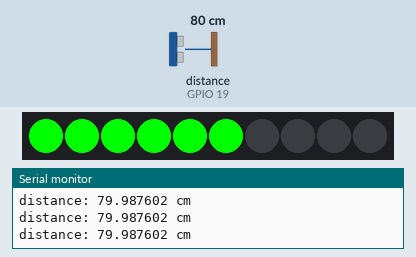
A sketch run on a simulated ESP32. Shown: 10 RGB LEDs in strip order, left to right, the last lines printed to the serial monitor. Wiring (inferred from the names in the program): ultrasonic range finder: trigger GPIO 18; echo GPIO 19. The inputs (shaded band) are chosen by the test bench; at power-on: distance to the obstacle (sensor on GPIO 19) 80 cm. The echo pulse lasts 58.3 µs per cm; WiFi joins after 1.5 s; servers stay silent unless stated.

Above: at 2.7 s.
2.8 s: distance to the obstacle (sensor on GPIO 19) set to 2 cm
At 3.26 s:
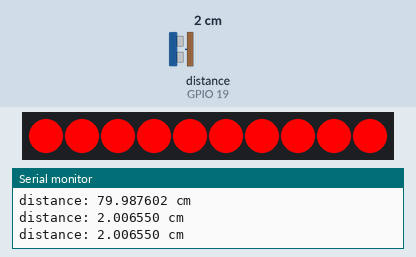
5.8 s: distance to the obstacle (sensor on GPIO 19) set to 35 cm
At 7.1 s:
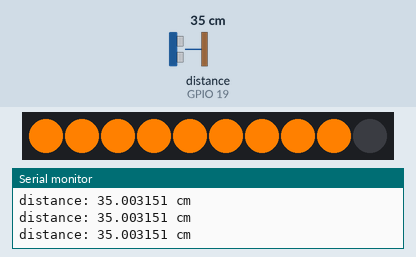
7.4 s: distance to the obstacle (sensor on GPIO 19) set to 250 cm
At 8.7 s:
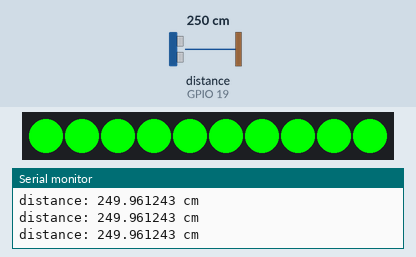
9.1 s: distance to the obstacle (sensor on GPIO 19) set to 4 cm
At 9.41 s:
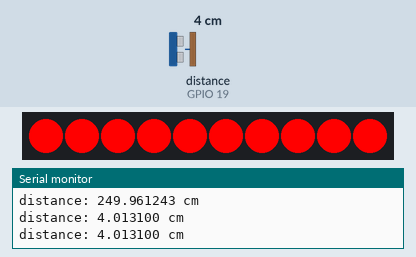
11.6 s: distance to the obstacle (sensor on GPIO 19) set to 299 cm
At 12.9 s:
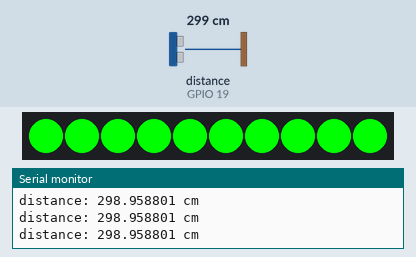
Timing chart, 0 to 14.6 s (numbered marks = the images above; inputs shaded):
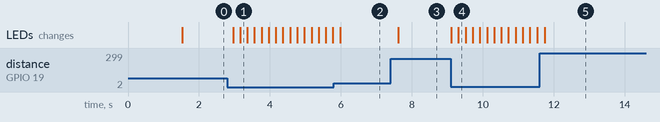

The sketch:

parking-sensor.ino
```cpp
#include <stdio.h>
#include <WiFi.h>
#include <ArduinoOTA.h>
#include <ParkingSensor.h>
#include <Adafruit_NeoPixel.h>

#ifndef WIFI_SSID
#define WIFI_SSID "changeme"
#endif
#ifndef WIFI_PASSWORD
#define WIFI_PASSWORD "changeme"
#endif
#ifndef WIFI_HOSTNAME
#define WIFI_HOSTNAME "changeme"
#endif

const char* ssid = WIFI_SSID;
const char* password = WIFI_PASSWORD;
const char* hostname = WIFI_HOSTNAME;

#define PIN_TRIG 18 // SonicSensor Trigger
#define PIN_ECHO 19 // SonicSensor Echo

#define PIN_SIGNAL 25 // LED Signal
#define NUMPIXELS 10 // LED Count
#define MINBRIGHT 1 // LED Minimum Brightness
#define MAXBRIGHT 100 // LED Maximum Brightness

#define MAX_DISTANCE 200.0  // cm
#define ORANGE_DISTANCE 50.0
#define RED_DISTANCE 30.0
#define STOP_DISTANCE 20.0

// create the light strip object
Adafruit_NeoPixel Lightstrip(NUMPIXELS, PIN_SIGNAL, NEO_GRB + NEO_KHZ800);

// State for inactivity and animation
float lastDistance = -1;
unsigned long lastChangeTime = 0;
const float DISTANCE_MARGIN = 5.0; // cm
const unsigned long INACTIVITY_TIMEOUT = 16000; // 16 seconds in ms
bool lightsOn = true;

// Handle is the "main" loop logic that is executed.
void handle() {
  float distance = getDistanceCM([&]() {
    digitalWrite(PIN_TRIG, LOW);
    delayMicroseconds(2);
    digitalWrite(PIN_TRIG, HIGH);
    delayMicroseconds(10);
    digitalWrite(PIN_TRIG, LOW);
    return pulseIn(PIN_ECHO, HIGH, 60000UL); // 60ms = ~1029cm
  });
  if (distance < 0) {
    Serial.println("no echo (out of range)");
    return;
  }

  unsigned long now = millis();

  // Animate parking bar based on distance
  static bool flashState = false;
  animateParkingBar(Lightstrip, distance, MAX_DISTANCE, STOP_DISTANCE, ORANGE_DISTANCE, RED_DISTANCE, flashState);

  if (lastDistance < 0 || fabs(distance - lastDistance) > DISTANCE_MARGIN) {
    lastChangeTime = now;
    lastDistance = distance;
    if (!lightsOn) {
      animateLightstripOn(Lightstrip, Lightstrip.Color(0, 0, 255)); // Blue sweep
      lightsOn = true;
    }
  } else if (lightsOn && (now - lastChangeTime > INACTIVITY_TIMEOUT)) {
    Lightstrip.clear();
    Lightstrip.show();
    lightsOn = false;
  }

  Serial.printf("distance: %f cm\n", distance);
}

void initWiFi() {
  Serial.print("\nConnecting to WiFi...");

  WiFi.mode(WIFI_STA);
  WiFi.config(INADDR_NONE, INADDR_NONE, INADDR_NONE, INADDR_NONE);
  WiFi.setHostname(hostname);

  WiFi.begin(ssid, password);
  while (WiFi.status() != WL_CONNECTED) {
    Serial.print('.');
    delay(250);
  }

  Serial.print(" WiFi connected!");
  Serial.print("\nESP32 IP Address: ");
  Serial.println(WiFi.localIP());
  Serial.print("ESP32 HostName: ");
  Serial.println(WiFi.getHostname());
  Serial.print("RRSI: ");
  Serial.println(WiFi.RSSI());
}

// initOTA initializes the Arduino OTA over WiFi process.
void initOTA() {
  Serial.print("\nInitializing Arduino OTA process...");

  ArduinoOTA.onStart([]() {
    String type;
    switch (ArduinoOTA.getCommand()) {
    case U_FLASH:
      type = "sketch";
    default:
      type = "filesystem";
      // Note: if updating SPIFFS this would be the place to unmount SPIFFS using SPIFFS.end()
    }
    Serial.println("Start updating " + type);
  });

  ArduinoOTA.onEnd([]() {
    Serial.println("\nEnd");
  });

  ArduinoOTA.onProgress([](unsigned int progress, unsigned int total) {
    Serial.printf("Progress: %u%%\r", (progress / (total / 100)));
  });

  ArduinoOTA.onError([](ota_error_t error) {
    Serial.printf("OTA Error[%u]: ", error);
    switch (error) {
    case OTA_AUTH_ERROR:
      Serial.println("Auth Failed");
      break;

    case OTA_BEGIN_ERROR:
      Serial.println("Begin Failed");
      break;

    case OTA_CONNECT_ERROR:
      Serial.println("Connect Failed");
      break;

    case OTA_RECEIVE_ERROR:
      Serial.println("Receive Failed");
      break;

    case OTA_END_ERROR:
      Serial.println("End Failed");
      break;

    default:
      Serial.println("Unknown / Unhandled error");
    }
  });

  ArduinoOTA.begin();
  Serial.print(" Arduino OTA over WiFi process initalized!\n");
}

void initSonicSensor() {
  Serial.println("\nInitializing Ultrasonic sensor...");
  pinMode(PIN_TRIG, OUTPUT);
  pinMode(PIN_ECHO, INPUT);
  Serial.print(" Ultrasonic sensor loaded and configured!\n");
}

void setup() {
  Serial.begin(115200);

  initSonicSensor();
  Lightstrip.begin();
  initWiFi();
  initOTA();

  Serial.println("Parking Sensor successfully initialized!");
}

void loop() {
  ArduinoOTA.handle(); // Handle OTA updates
  handle();
  delay(200);
}
```

Measured:
- after the input at 2.8 s, the LEDs: first change after 0.16 s (image 1 shows a later state)
- after the input at 5.8 s, the LEDs: change after 0.18 s (image 2)
- after the input at 7.4 s, the LEDs: change after 0.22 s (image 3)
- after the input at 9.1 s, the LEDs: first change at once (image 4 shows a later state)
- after the input at 11.6 s, the LEDs: change after 0.15 s (image 5)
